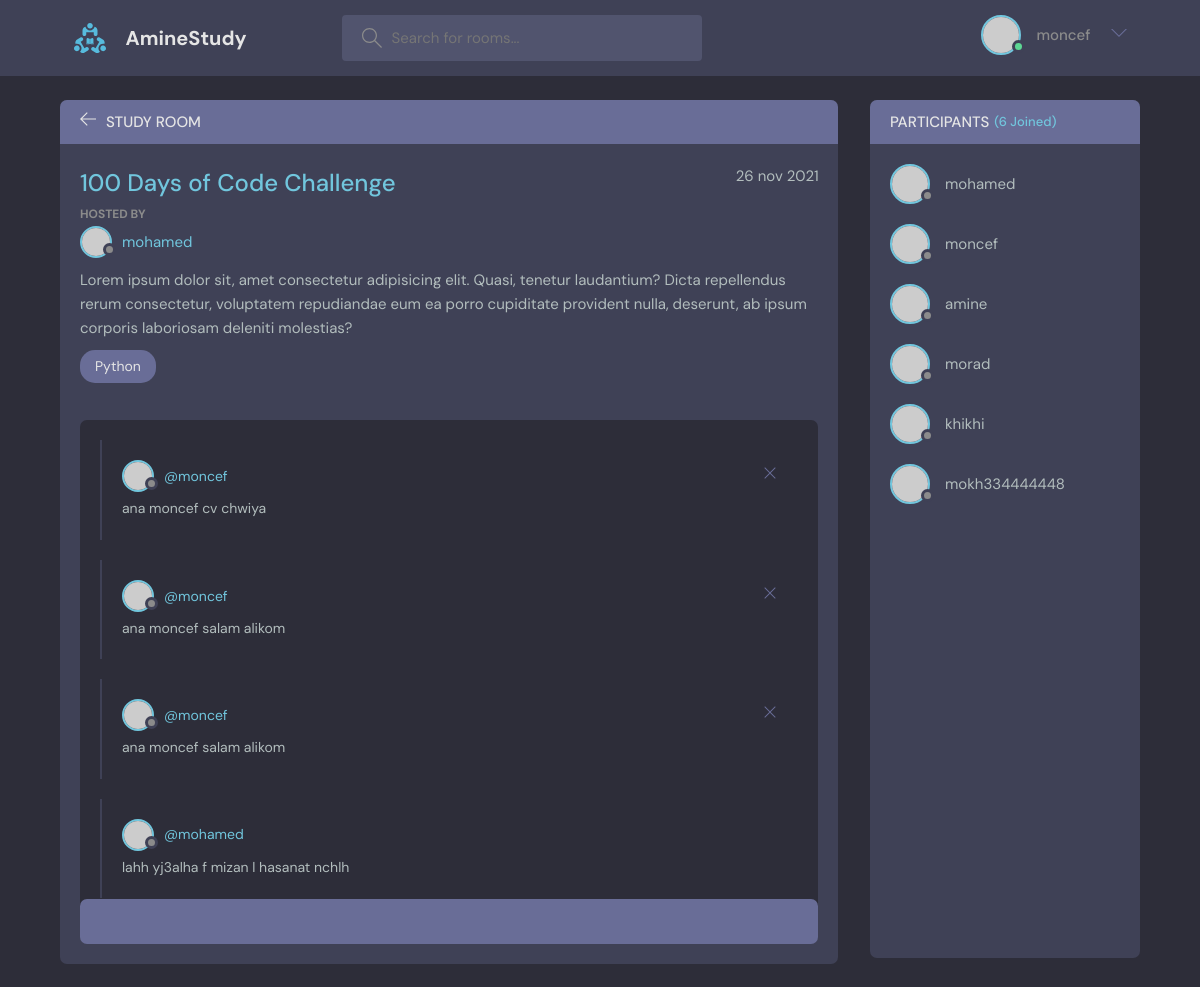
Screenshot of /100-days-of-code-challenge (signed in) with the database file from the repository.
### room/models.py (models this page shows, shortened)
class Room(models.Model):
	owner = models.ForeignKey(User,on_delete = models.SET_NULL,null=True)
	title = models.CharField(max_length=50)
	description = models.TextField()
	created = models.DateField(auto_now_add=True, null=True,blank=True)
	modify = models.DateField(auto_now=True)
	participants = models.ManyToManyField(User,related_name='participants', blank=True)
	category = models.ForeignKey('Category', on_delete = models.SET_NULL, null=True)
	slug = models.SlugField(blank=True,null=True)
	class Meta:
		ordering = ['-modify']

class Category(models.Model):
	name = models.CharField(max_length=50)
	def __str__(self):
		return self.name

class Comment(models.Model):
	user = models.ForeignKey(User,on_delete=models.SET_NULL,null=True)
	body = models.CharField(max_length=150)
	room = models.ForeignKey(Room,on_delete=models.SET_NULL,null=True)

### room/views.py (the view)
# urls.py: path('<str:slug>',views.room_detail, name = 'room_detail'),
def room_detail(request,slug):
	room_detail = Room.objects.get(slug = slug)
	participants = room_detail.participants.all()
	comment = reversed(Comment.objects.filter(room = room_detail))
	form = CommentForm()
	if request.method == 'POST':
		owner = request.user
		body = request.POST.get('body')
		rom = room_detail
		Comment.objects.create(user = request.user,body = body,room = rom)
		room_detail.participants.add(request.user)
	context = {
			'room_detail':room_detail,
			'comment':comment,
			'form':form,
			'participants':participants
	}
	return render(request,'room/roomdetail.html',context)

### room/forms.py
class CommentForm(forms.ModelForm):
	class Meta:
		model = Comment
		fields = ["body"]

### room/templates/room/roomdetail.html (shortened to what this page needs)
{% extends "base.html" %}
{% block body %}
	<main class="profile-page layout layout--2">
      <div class="container">
        <div class="room">
          <div class="room__top">
            <div class="room__topLeft">
              <a href="{% url 'room:room_list' %}">
                <svg version="1.1" xmlns="http://www.w3.org/2000/svg" width="32" height="32" viewBox="0 0 32 32">
                  <title>arrow-left</title>
                  <path
                    d="M13.723 2.286l-13.723 13.714 13.719 13.714 1.616-1.611-10.96-10.96h27.625v-2.286h-27.625l10.965-10.965-1.616-1.607z"
                  ></path>
                </svg>
              </a>
              <h3>Study Room</h3>
            </div>
          </div>
          <div class="room__box scroll">
            <div class="room__header scroll">
              <div class="room__info">
                <h3>{{room_detail.title}}</h3>
                <span>{{room_detail.modify|date:"d b Y"}}</span>
              </div>
              <div class="room__hosted">
                <p>Hosted By</p>
                <a href="#" class="room__author">
                  <div class="avatar avatar--small">
                    <img src="https://randomuser.me/api/portraits/men/37.jpg" />
                  </div>
                  <span>{{room_detail.owner}}</span>
                </a>
              </div>
              <div class="room__details">
                {{room_detail.description}}
              </div>
              <span class="room__topics">{{room_detail.category}}</span>
            </div>
            <div class="room__conversation">
              <div class="threads scroll">
                {% for comm in comment %}
                  <div class="thread">
                    <div class="thread__top">
                      <div class="thread__author">
                        <a href="{% url 'accounts:profile' comm.user %}" class="thread__authorInfo">
                          <div class="avatar avatar--small">
                            <img src="https://randomuser.me/api/portraits/men/37.jpg" />
                          </div>
                          <span>@{{comm.user}}</span>
                        </a>
                      </div>
                      {% if request.user == comm.user %}
                          <div class="thread__delete">
                            <svg version="1.1" xmlns="http://www.w3.org/2000/svg" width="32" height="32" viewBox="0 0 32 32">
                              <title>remove</title>
                              <path
                                d="M27.314 6.019l-1.333-1.333-9.98 9.981-9.981-9.981-1.333 1.333 9.981 9.981-9.981 9.98 1.333 1.333 9.981-9.98 9.98 9.98 1.333-1.333-9.98-9.98 9.98-9.981z"
                              ></path>
                            </svg>
                          </div>
                      {% endif %}
                    </div>
                    <div class="thread__details">
                      {{comm.body}}
                    </div>
                  </div>
                {% endfor %}
              </div>
            </div>
          </div>
          <div class="room__message">
            {% if request.user.is_authenticated %}
              <form method="POST">
                  {{form.body}}
              </form>
            {% endif %}
          </div>
        </div>
        <div class="participants">
          <h3 class="participants__top">Participants <span>({{participants.count}} Joined)</span></h3>
          <div class="participants__list scroll">
            {% for parti in participants %}
              <a href="{% url 'accounts:profile' parti.username %}" class="participant">
                <div class="avatar avatar--medium">
                  <img src="https://randomuser.me/api/portraits/men/37.jpg" />
                </div>
                <p>
                  {{parti.username}}
                </p>
              </a>
            {% endfor %}
          </div>
        </div>
      </div>
    </main>
{% endblock body %}

### templates/base.html (shortened to what this page needs)
{% load static %}
<!DOCTYPE html>
<html lang="en">
  <head>
    <link rel="stylesheet" href="{% static 'style.css' %}" />
    <link rel="stylesheet" href="{% static 'assets/jdid.css' %}" />
    <link rel="stylesheet" href="{% static 'assets/pagination.css' %}" />
  </head>
  <body>
    <header class="header header--loggedIn">
      <div class="container">
        <a href="/" class="header__logo">
          <img src="{% static 'assets/logo.svg' %}" />
          <h1>AmineStudy</h1>
        </a>
        <form action="{% url 'room:room_list' %}" class="header__search" method="GET">
          <label>
            <input name="q" value="{{request.GET.get}}" placeholder="Search for rooms..." />
          </label>
        </form>
        <nav class="header__menu">
          {% if request.user.is_authenticated %}
                  <div class="header__user">
                    <a href="{% url 'accounts:profile' request.user.username %}">
                      <div class="avatar avatar--medium active">
                        <img src="https://randomuser.me/api/portraits/men/37.jpg" />
                      </div>
                      <p>{{request.user.username}}</p>
                    </a>
                    <button class="dropdown-button">
                      <svg version="1.1" xmlns="http://www.w3.org/2000/svg" width="32" height="32" viewBox="0 0 32 32">
                        <title>chevron-down</title>
                        <path d="M16 21l-13-13h-3l16 16 16-16h-3l-13 13z"></path>
                      </svg>
                    </button>
                  </div>
          {% else %}
              <a href="{% url 'login' %}">
                <img src="{% static 'assets/avatar.svg' %}" />
                <p>Login</p>
              </a>
          {% endif %}
        </nav>
      </div>
    </header>
    {% block body %}
    {% endblock body %}
  </body>
</html>

### rows the page displays
Room: title "100 Days of Code Challenge", modify "26 nov 2021", owner "mohamed", description "Lorem ipsum dolor sit, amet consectetur adipisicing elit. Quasi, tenetur laudantium? Dicta repellendus rerum consectetur, voluptatem repudiandae eum ea porro cupiditate provident nulla, deserunt, ab ipsum corporis laboriosam deleniti molestias?", category "Python"
Comment: user "moncef", body "ana moncef cv chwiya"
Comment: user "moncef", body "ana moncef salam alikom"
Comment: user "moncef", body "ana moncef salam alikom"
Comment: user "mohamed", body "lahh yj3alha f mizan l hasanat nchlh"

### other values shown
{{ request.user.username }} "moncef"
{{ participants.count }} "6"
{{ parti.username }} "mohamed"
{{ parti.username }} "moncef"
{{ parti.username }} "amine"
{{ parti.username }} "morad"
{{ parti.username }} "khikhi"
{{ parti.username }} "mokh334444448"
